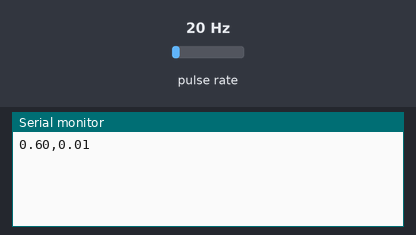
Bench run of a sketch on a simulated Arduino Uno, built with avr-gcc and run on an emulated ATmega328P. Shown: the last lines printed to the serial monitor. Wiring (inferred from the names in the program): pulse sensor: data pin 2. Inputs (shaded band) come from the test bench; at power-on: pulse rate 20 Hz.

Above: at 1.2 s.
1.3 s: pulse rate (sensor on pin 2) set to 4 Hz
At 2.6 s:
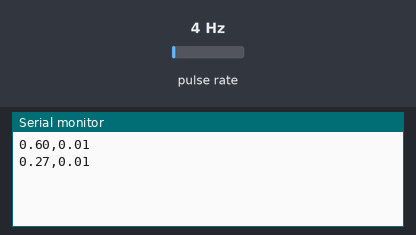
2.8 s: pulse rate (sensor on pin 2) set to 50 Hz
At 3.4 s:
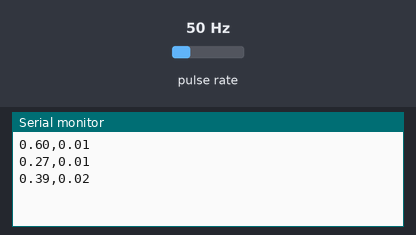
Timing chart, 0 to 5.8 s (numbered marks = the images above; inputs shaded):
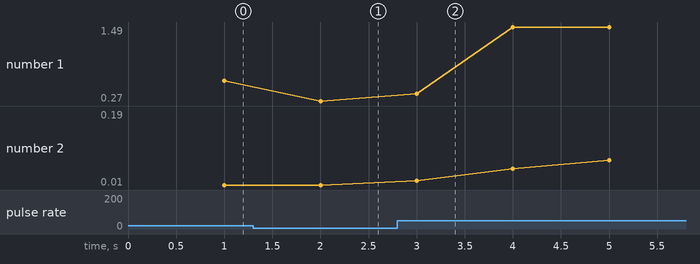

The sketch:

flowrate_v4_GR-301_CALIB_OK.ino
```cpp
/*
################# GR-201 FS ###################
################ by: Rondan ###################
###############################################
*/

const int sensorPin = 2;       // Yellow wire is connected in Pin 2
const float factorK = 2013.88;   // The calibration factor of the sensor, number of pulses per liter

// Variables
volatile int pulseCount = 0;   // Counts the number of pulses
float flowRate = 0.0;          // Start flowrate en L/min
float totalFlow = 0.0;         // Satrt accumultes the total volume of liquid thad has passed
unsigned long oldTime = 0;     // Start last time (use for timing)

// Function pulse Counter
void pulseCounter() {
  pulseCount++;  // Increase the number of pulses
}

void setup() {
  // Start serial
  Serial.begin(9600);

  // Config sensor Pin as INPUT
  pinMode(sensorPin, INPUT);

  // Interrupts for pulses
  attachInterrupt(digitalPinToInterrupt(sensorPin), pulseCounter, FALLING);
}

void loop() {
  // Get the time
  unsigned long currentTime = millis();

  // Flowrate per secound
  if (currentTime - oldTime >= 1000) {

    detachInterrupt(digitalPinToInterrupt(sensorPin));

    // Convert flowrate in (L/min)
    flowRate = (pulseCount / factorK) * 60;

    // Total Volumen in L
    totalFlow += (pulseCount / factorK);

    // Display the data
    //Serial.print("FlowRate: ");
    Serial.print(flowRate);
    Serial.print(',');
    //Serial.print(" L/min | Total Vol: ");
    Serial.println(totalFlow);
    //Serial.println(" L");
    if (flowRate > 0){
      unsigned long startTime = millis();

      //Serial.print("time (s): ");
      //Serial.print(startTime / 1000);
      //Serial.println(" s");
    }


    // Restart the counter
    pulseCount = 0;
    oldTime = currentTime;

    // Restart the interrupts
    attachInterrupt(digitalPinToInterrupt(sensorPin), pulseCounter, FALLING);
  }
}
```

Measured:
- after the input at 1.3 s, the serial monitor: prints a new line after 0.70 s (image 1)
- after the input at 2.8 s, the serial monitor: prints a new line after 0.20 s (image 2)
- plotted number 1: 0.6 → 0.27 after the input at 1.3 s, 0.27 → 1.49 after the input at 2.8 s
- plotted number 2: 0.01 → 0.19 after the input at 2.8 s
